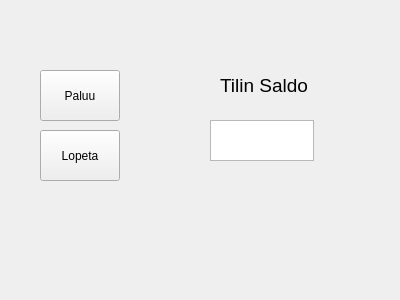
<?xml version="1.0" encoding="UTF-8"?>
<ui version="4.0">
 <class>saldoInfo</class>
 <widget class="QWidget" name="saldoInfo">
  <property name="geometry">
   <rect>
    <x>0</x>
    <y>0</y>
    <width>400</width>
    <height>300</height>
   </rect>
  </property>
  <property name="windowTitle">
   <string>Form</string>
  </property>
  <widget class="QStackedWidget" name="stackedWidget">
   <property name="geometry">
    <rect>
     <x>0</x>
     <y>0</y>
     <width>401</width>
     <height>251</height>
    </rect>
   </property>
   <widget class="QWidget" name="page_3">
    <widget class="QPushButton" name="pushButton_3_cancel">
     <property name="geometry">
      <rect>
       <x>40</x>
       <y>130</y>
       <width>80</width>
       <height>51</height>
      </rect>
     </property>
     <property name="text">
      <string>Lopeta</string>
     </property>
    </widget>
    <widget class="QPushButton" name="pushButton_4_back">
     <property name="geometry">
      <rect>
       <x>40</x>
       <y>70</y>
       <width>80</width>
       <height>51</height>
      </rect>
     </property>
     <property name="text">
      <string>Paluu</string>
     </property>
    </widget>
    <widget class="QLabel" name="label_4">
     <property name="geometry">
      <rect>
       <x>220</x>
       <y>70</y>
       <width>101</width>
       <height>31</height>
      </rect>
     </property>
     <property name="font">
      <font>
       <pointsize>14</pointsize>
      </font>
     </property>
     <property name="text">
      <string>Tilin Saldo</string>
     </property>
    </widget>
    <widget class="QTextEdit" name="textEdit">
     <property name="geometry">
      <rect>
       <x>210</x>
       <y>120</y>
       <width>104</width>
       <height>41</height>
      </rect>
     </property>
    </widget>
   </widget>
   <widget class="QWidget" name="page_4"/>
  </widget>
 </widget>
 <resources/>
 <connections/>
</ui>
